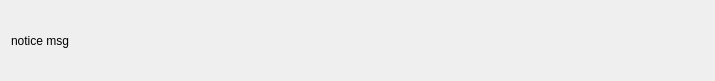
<?xml version="1.0" encoding="UTF-8"?>
<ui version="4.0">
 <class>StatusWidget</class>
 <widget class="QWidget" name="StatusWidget">
  <property name="geometry">
   <rect>
    <x>0</x>
    <y>0</y>
    <width>715</width>
    <height>81</height>
   </rect>
  </property>
  <property name="contextMenuPolicy">
   <enum>Qt::NoContextMenu</enum>
  </property>
  <property name="windowTitle">
   <string/>
  </property>
  <layout class="QGridLayout" name="gridLayout">
   <property name="topMargin">
    <number>0</number>
   </property>
   <property name="bottomMargin">
    <number>0</number>
   </property>
   <property name="spacing">
    <number>0</number>
   </property>
   <item row="0" column="0">
    <widget class="QLabel" name="msgLable">
     <property name="text">
      <string>notice msg</string>
     </property>
    </widget>
   </item>
  </layout>
 </widget>
 <layoutdefault spacing="6" margin="11"/>
 <resources/>
 <connections/>
</ui>
